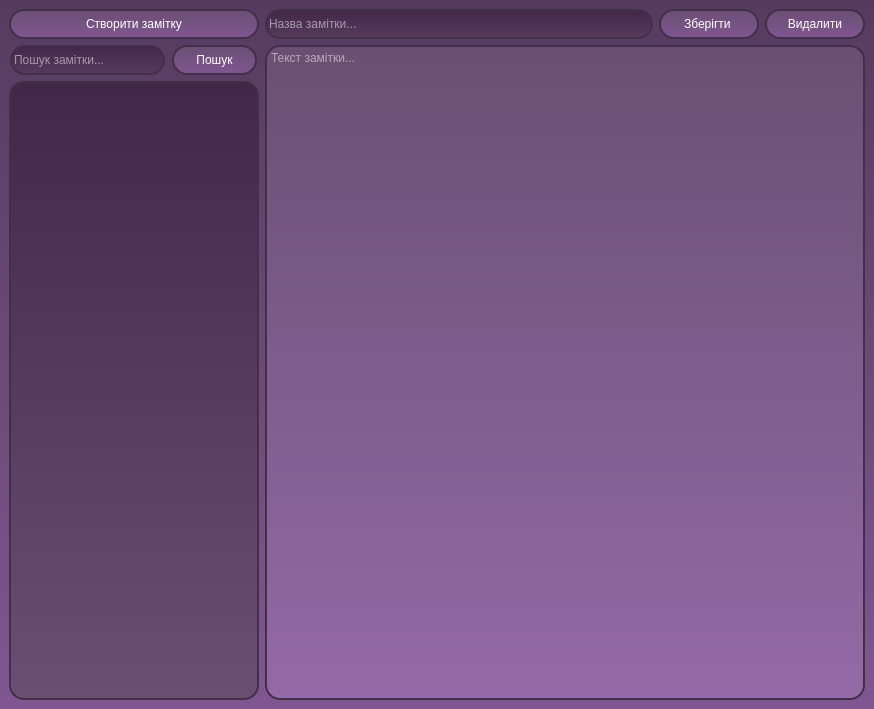
<?xml version="1.0" encoding="UTF-8"?>
<ui version="4.0">
 <class>MainWindow</class>
 <widget class="QMainWindow" name="MainWindow">
  <property name="geometry">
   <rect>
    <x>0</x>
    <y>0</y>
    <width>874</width>
    <height>709</height>
   </rect>
  </property>
  <property name="sizePolicy">
   <sizepolicy hsizetype="Minimum" vsizetype="Preferred">
    <horstretch>0</horstretch>
    <verstretch>0</verstretch>
   </sizepolicy>
  </property>
  <property name="windowTitle">
   <string>Замітки</string>
  </property>
  <property name="windowIcon">
   <iconset>
    <normaloff>../8ac35b44/note.svg</normaloff>../8ac35b44/note.svg</iconset>
  </property>
  <property name="windowOpacity">
   <double>1.000000000000000</double>
  </property>
  <property name="layoutDirection">
   <enum>Qt::LeftToRight</enum>
  </property>
  <property name="styleSheet">
   <string notr="true"/>
  </property>
  <property name="locale">
   <locale language="Ukrainian" country="Ukraine"/>
  </property>
  <widget class="QWidget" name="MainLayout">
   <property name="styleSheet">
    <string notr="true">background-color: qlineargradient(spread:pad, x1:0, y1:0, x2:0, y2:1, stop:0 rgba(86, 59, 95, 255), stop:1 rgba(128, 86, 146, 255));</string>
   </property>
   <layout class="QHBoxLayout" name="horizontalLayout">
    <item>
     <layout class="QVBoxLayout" name="LeftColumn">
      <property name="spacing">
       <number>6</number>
      </property>
      <property name="sizeConstraint">
       <enum>QLayout::SetDefaultConstraint</enum>
      </property>
      <item>
       <widget class="QPushButton" name="createNote">
        <property name="sizePolicy">
         <sizepolicy hsizetype="Minimum" vsizetype="Fixed">
          <horstretch>0</horstretch>
          <verstretch>0</verstretch>
         </sizepolicy>
        </property>
        <property name="minimumSize">
         <size>
          <width>250</width>
          <height>30</height>
         </size>
        </property>
        <property name="maximumSize">
         <size>
          <width>250</width>
          <height>30</height>
         </size>
        </property>
        <property name="cursor">
         <cursorShape>PointingHandCursor</cursorShape>
        </property>
        <property name="styleSheet">
         <string notr="true">background-color: qlineargradient(spread:pad, x1:0, y1:0, x2:0, y2:1, stop:0 rgba(106, 79, 115, 255), stop:1 rgba(128, 86, 146, 255));
border: 2px solid rgb(65,48, 70);
border-radius: 15px;
color: rgb(255, 255, 255);</string>
        </property>
        <property name="text">
         <string>Створити замітку</string>
        </property>
        <property name="icon">
         <iconset>
          <normaloff>../94df6902/file-plus.svg</normaloff>../94df6902/file-plus.svg</iconset>
        </property>
       </widget>
      </item>
      <item>
       <layout class="QHBoxLayout" name="searchLayout">
        <property name="sizeConstraint">
         <enum>QLayout::SetDefaultConstraint</enum>
        </property>
        <property name="bottomMargin">
         <number>0</number>
        </property>
        <item>
         <widget class="QLineEdit" name="searchNoteTxt">
          <property name="sizePolicy">
           <sizepolicy hsizetype="Fixed" vsizetype="Fixed">
            <horstretch>0</horstretch>
            <verstretch>0</verstretch>
           </sizepolicy>
          </property>
          <property name="minimumSize">
           <size>
            <width>155</width>
            <height>30</height>
           </size>
          </property>
          <property name="maximumSize">
           <size>
            <width>155</width>
            <height>30</height>
           </size>
          </property>
          <property name="styleSheet">
           <string notr="true">background-color: qlineargradient(spread:pad, x1:0, y1:0, x2:0, y2:1, stop:0 rgba(66, 39, 75, 255), stop:1 rgba(86, 59, 95, 255));
border: 2px solid rgb(65,48, 70);
border-radius: 15px;
color: rgb(255, 255, 255);</string>
          </property>
          <property name="dragEnabled">
           <bool>false</bool>
          </property>
          <property name="placeholderText">
           <string>Пошук замітки...</string>
          </property>
         </widget>
        </item>
        <item>
         <widget class="QPushButton" name="searchButton">
          <property name="sizePolicy">
           <sizepolicy hsizetype="Fixed" vsizetype="Fixed">
            <horstretch>0</horstretch>
            <verstretch>0</verstretch>
           </sizepolicy>
          </property>
          <property name="minimumSize">
           <size>
            <width>85</width>
            <height>30</height>
           </size>
          </property>
          <property name="maximumSize">
           <size>
            <width>85</width>
            <height>30</height>
           </size>
          </property>
          <property name="cursor">
           <cursorShape>PointingHandCursor</cursorShape>
          </property>
          <property name="styleSheet">
           <string notr="true">background-color: qlineargradient(spread:pad, x1:0, y1:0, x2:0, y2:1, stop:0 rgba(106, 79, 115, 255), stop:1 rgba(128, 86, 146, 255));
border: 2px solid rgb(65,48, 70);
border-radius: 15px;
color: rgb(255, 255, 255);</string>
          </property>
          <property name="text">
           <string>Пошук</string>
          </property>
          <property name="icon">
           <iconset>
            <normaloff>../e1e6096a/search.svg</normaloff>../e1e6096a/search.svg</iconset>
          </property>
         </widget>
        </item>
       </layout>
      </item>
      <item>
       <widget class="QListWidget" name="notesList">
        <property name="sizePolicy">
         <sizepolicy hsizetype="Maximum" vsizetype="Expanding">
          <horstretch>0</horstretch>
          <verstretch>0</verstretch>
         </sizepolicy>
        </property>
        <property name="maximumSize">
         <size>
          <width>250</width>
          <height>16777215</height>
         </size>
        </property>
        <property name="statusTip">
         <string/>
        </property>
        <property name="whatsThis">
         <string/>
        </property>
        <property name="accessibleName">
         <string/>
        </property>
        <property name="accessibleDescription">
         <string/>
        </property>
        <property name="styleSheet">
         <string notr="true">background-color: qlineargradient(spread:pad, x1:0, y1:0, x2:0, y2:1, stop:0 rgba(66, 39, 75, 255), stop:1 rgba(106, 79, 115, 255));
border: 2px solid rgb(65,48, 70);
border-radius: 15px;
color: rgb(255, 255, 255);</string>
        </property>
       </widget>
      </item>
     </layout>
    </item>
    <item>
     <layout class="QVBoxLayout" name="RightColumn" stretch="0,0">
      <property name="spacing">
       <number>6</number>
      </property>
      <property name="sizeConstraint">
       <enum>QLayout::SetDefaultConstraint</enum>
      </property>
      <item>
       <layout class="QHBoxLayout" name="noteDataLAyout">
        <property name="bottomMargin">
         <number>0</number>
        </property>
        <item>
         <widget class="QLineEdit" name="noteTitle">
          <property name="minimumSize">
           <size>
            <width>0</width>
            <height>30</height>
           </size>
          </property>
          <property name="maximumSize">
           <size>
            <width>16777215</width>
            <height>30</height>
           </size>
          </property>
          <property name="styleSheet">
           <string notr="true">background-color: qlineargradient(spread:pad, x1:0, y1:0, x2:0, y2:1, stop:0 rgba(66, 39, 75, 255), stop:1 rgba(86, 59, 95, 255));
border: 2px solid rgb(65,48, 70);
border-radius: 15px;
color: rgb(255, 255, 255);</string>
          </property>
          <property name="text">
           <string/>
          </property>
          <property name="placeholderText">
           <string>Назва замітки...</string>
          </property>
         </widget>
        </item>
        <item>
         <widget class="QPushButton" name="saveNote">
          <property name="minimumSize">
           <size>
            <width>100</width>
            <height>30</height>
           </size>
          </property>
          <property name="maximumSize">
           <size>
            <width>100</width>
            <height>30</height>
           </size>
          </property>
          <property name="cursor">
           <cursorShape>PointingHandCursor</cursorShape>
          </property>
          <property name="styleSheet">
           <string notr="true">background-color: qlineargradient(spread:pad, x1:0, y1:0, x2:0, y2:1, stop:0 rgba(106, 79, 115, 255), stop:1 rgba(128, 86, 146, 255));
border: 2px solid rgb(65,48, 70);
border-radius: 15px;
color: rgb(255, 255, 255);</string>
          </property>
          <property name="text">
           <string>Зберігти </string>
          </property>
          <property name="icon">
           <iconset>
            <normaloff>../e24d6e15/device-floppy.svg</normaloff>../e24d6e15/device-floppy.svg</iconset>
          </property>
         </widget>
        </item>
        <item>
         <widget class="QPushButton" name="deleteNote">
          <property name="sizePolicy">
           <sizepolicy hsizetype="Minimum" vsizetype="Fixed">
            <horstretch>0</horstretch>
            <verstretch>0</verstretch>
           </sizepolicy>
          </property>
          <property name="minimumSize">
           <size>
            <width>100</width>
            <height>30</height>
           </size>
          </property>
          <property name="maximumSize">
           <size>
            <width>100</width>
            <height>30</height>
           </size>
          </property>
          <property name="cursor">
           <cursorShape>PointingHandCursor</cursorShape>
          </property>
          <property name="styleSheet">
           <string notr="true">background-color: qlineargradient(spread:pad, x1:0, y1:0, x2:0, y2:1, stop:0 rgba(106, 79, 115, 255), stop:1 rgba(128, 86, 146, 255));
border: 2px solid rgb(65,48, 70);
border-radius: 15px;
color: rgb(255, 255, 255);</string>
          </property>
          <property name="text">
           <string>Видалити</string>
          </property>
          <property name="icon">
           <iconset>
            <normaloff>../98a7b91/trash.svg</normaloff>../98a7b91/trash.svg</iconset>
          </property>
         </widget>
        </item>
       </layout>
      </item>
      <item>
       <widget class="QTextEdit" name="NoteText">
        <property name="styleSheet">
         <string notr="true">background-color: qlineargradient(spread:pad, x1:0, y1:0, x2:0, y2:1, stop:0 rgba(106, 79, 115, 255), stop:1 rgba(148, 106, 166, 255));
border: 2px solid rgb(65,48, 70);
border-radius: 15px;
color: rgb(255, 255, 255);</string>
        </property>
        <property name="placeholderText">
         <string>Текст замітки...</string>
        </property>
       </widget>
      </item>
     </layout>
    </item>
   </layout>
  </widget>
 </widget>
 <resources/>
 <connections/>
</ui>
